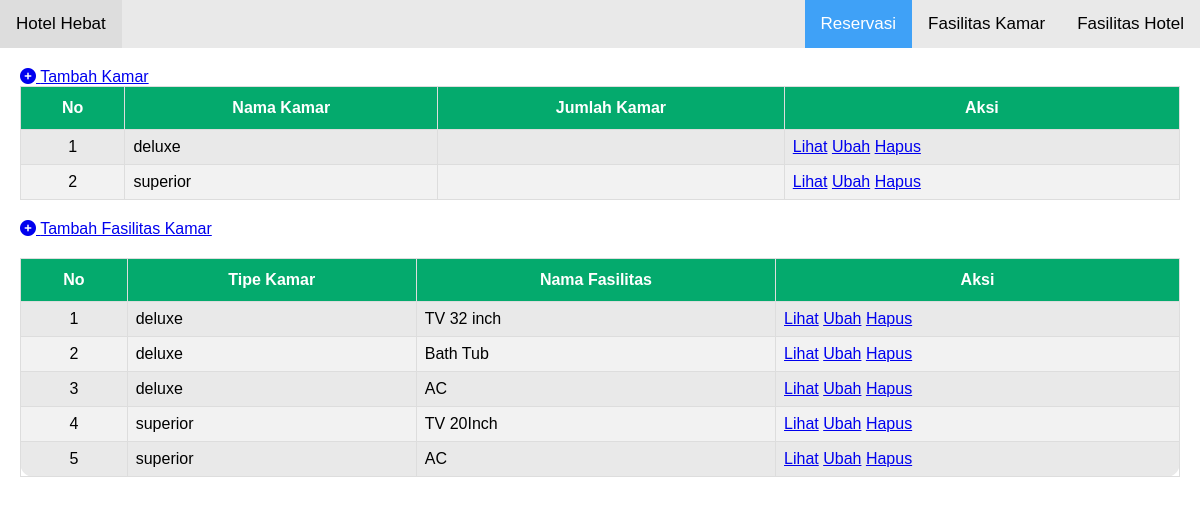
Page /app/page/fasilitas/fasilitas_kamar_dan_tipe_kamar.php on the committed database.
### tables this page shows
CREATE TABLE `tipe_kamar` (
  `id` int(11) NOT NULL,
  `nama` varchar(100) NOT NULL,
  `jumlah_kamar` int(11) NOT NULL
);

CREATE TABLE `mebel` (
  `id` int(11) NOT NULL,
  `id_tipe_kamar` int(11) NOT NULL,
  `nama` varchar(100) NOT NULL,
  `tipe_gambar` varchar(255) NOT NULL,
  `data_gambar` longblob NOT NULL
);

### app/page/fasilitas/fasilitas_kamar_dan_tipe_kamar.php (the view)
<?php include "../../templates-admin/header.php"; ?>
<div class="main">
  <div>
    <div>
      <a href="tipe_kamar/tambah_tipe_kamar.php"><i class="fa-solid fa-circle-plus"></i> Tambah Kamar</a>
    </div>
    <div>
      <table id="customers">
        <thead>
          <tr>
            <th scope="col">No</th>
            <th scope="col">Nama Kamar</th>
            <th scope="col">Jumlah Kamar</th>
            <th scope="col">Aksi</th>
          </tr>
        </thead>
        <tbody>
          <?php
          include '../../config/koneksi.php';
          $no = 1;
          $datas = mysqli_query($koneksi, "SELECT * FROM tipe_kamar");
          while ($data = mysqli_fetch_array($datas)) {
          ?>
            <tr>
              <td scope="row" style="text-align: center;"><?= $no++ ?></td>
              <td><?= $data['nama']; ?></td>
              <td><?= $data['total_kamar']; ?></td>
              <td class="d-flex justify-content-evenly">
                <a href="tipe_kamar/detail_tipe_kamar.php?id=<?php echo $data['id']; ?>">Lihat</a>
                <a href="tipe_kamar/edit_tipe_kamar.php?id=<?php echo $data['id']; ?>">Ubah</a>
                <a href="tipe_kamar/hapus_tipe_kamar.php?id=<?php echo $data['id']; ?>">Hapus</a>
              </td>
            </tr>
          <?php
          }
          ?>
        </tbody>
      </table>
    </div>
  </div>
  <div>
    <div class="section">
      <a href="fasilitas_kamar/tambah_fasilitas_kamar.php"><i class="fa-solid fa-circle-plus"></i> Tambah Fasilitas Kamar</a>
    </div>
    <div>
      <table id="customers">
        <thead>
          <tr>
            <th scope="col">No</th>
            <th scope="col">Tipe Kamar</th>
            <th scope="col">Nama Fasilitas</th>
            <th scope="col">Aksi</th>
          </tr>
        </thead>
        <tbody>
          <?php
          include '../../config/koneksi.php';
          $no = 1;
          $data = mysqli_query($koneksi, "SELECT mebel.id, tipe_kamar.nama as tipe_kamar, mebel.nama as fasilitas_kamar FROM mebel LEFT JOIN tipe_kamar ON tipe_kamar.id = mebel.id_tipe_kamar ORDER BY tipe_kamar;");
          while ($fasilitas = mysqli_fetch_array($data)) {
          ?>
            <tr>
              <td scope="row" style="text-align: center;"><?= $no++ ?></td>
              <td><?= $fasilitas['tipe_kamar']; ?></td>
              <td><?= $fasilitas['fasilitas_kamar']; ?></td>
              <td class="d-flex justify-content-evenly">
                <a href="fasilitas_kamar/detail_fasilitas_kamar.php?id=<?php echo $fasilitas['id']; ?>">Lihat</a>
                <a href="fasilitas_kamar/edit_fasilitas_kamar.php?id=<?php echo $fasilitas['id']; ?>">Ubah</a>
                <a href="fasilitas_kamar/hapus_fasilitas_kamar.php?id=<?php echo $fasilitas['id']; ?>">Hapus</a>
              </td>
            </tr>
          <?php
          }
          ?>
        </tbody>
      </table>
    </div>
  </div>
</div>
<?php include "../../templates-admin/footer.php"; ?>

### public/css/style.css (style rules this page uses)
* { box-sizing: border-box; }
body { margin: 0; font-family: Arial, Helvetica, sans-serif; }
.main { margin: 20px; }
.section { margin: 20px 0; }
table { font-family: arial, sans-serif; border-collapse: collapse; width: 100%; background-color: #e9e9e9; border-radius: 14px; }
td, th { border: 1px solid e9e9e9; text-align: left; padding: 8px 8px 8px 30px; }

### public/css/style.slide.show.css (style rules this page uses)
body { font-family: Arial; margin: 0; }
* { box-sizing: border-box; }

### public/css/style.table.css (style rules this page uses)
#customers { font-family: Arial, Helvetica, sans-serif; border-collapse: collapse; width: 100%; }
#customers td, #customers th { border: 1px solid #ddd; padding: 8px; }
#customers tr th { text-align: center; }
#customers tr:nth-child(even) { background-color: #f2f2f2; }
#customers th { padding-top: 12px; padding-bottom: 12px; text-align: left; background-color: #04aa6d; color: white; }

### rows in the picture
tipe_kamar: nama "deluxe"
tipe_kamar: nama "superior"
mebel: id_tipe_kamar.nama "deluxe", nama "TV 32 inch"
mebel: id_tipe_kamar.nama "deluxe", nama "Bath Tub"
mebel: id_tipe_kamar.nama "deluxe", nama "AC"
mebel: id_tipe_kamar.nama "superior", nama "TV 20Inch"
mebel: id_tipe_kamar.nama "superior", nama "AC"
